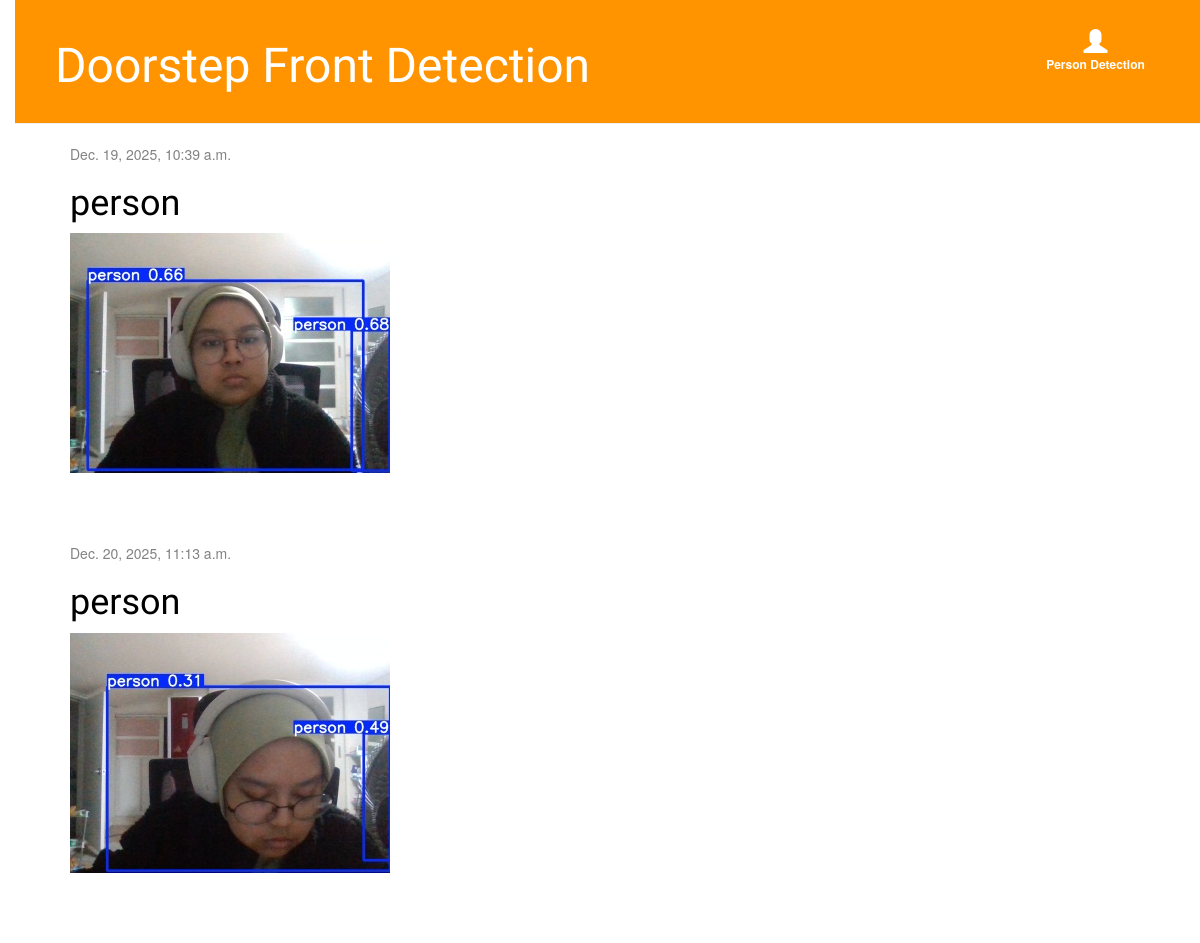
The app's page /?title=person, older data.
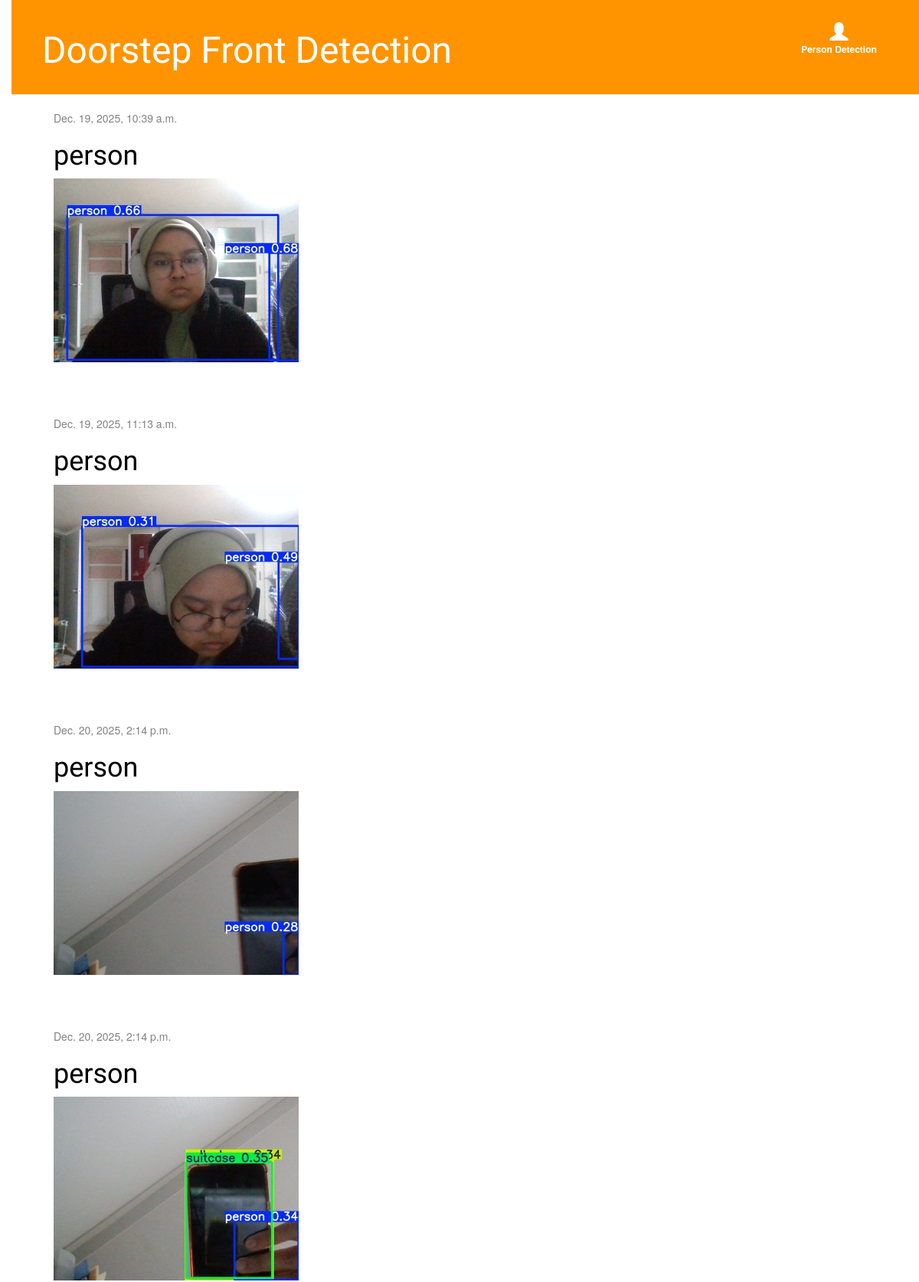
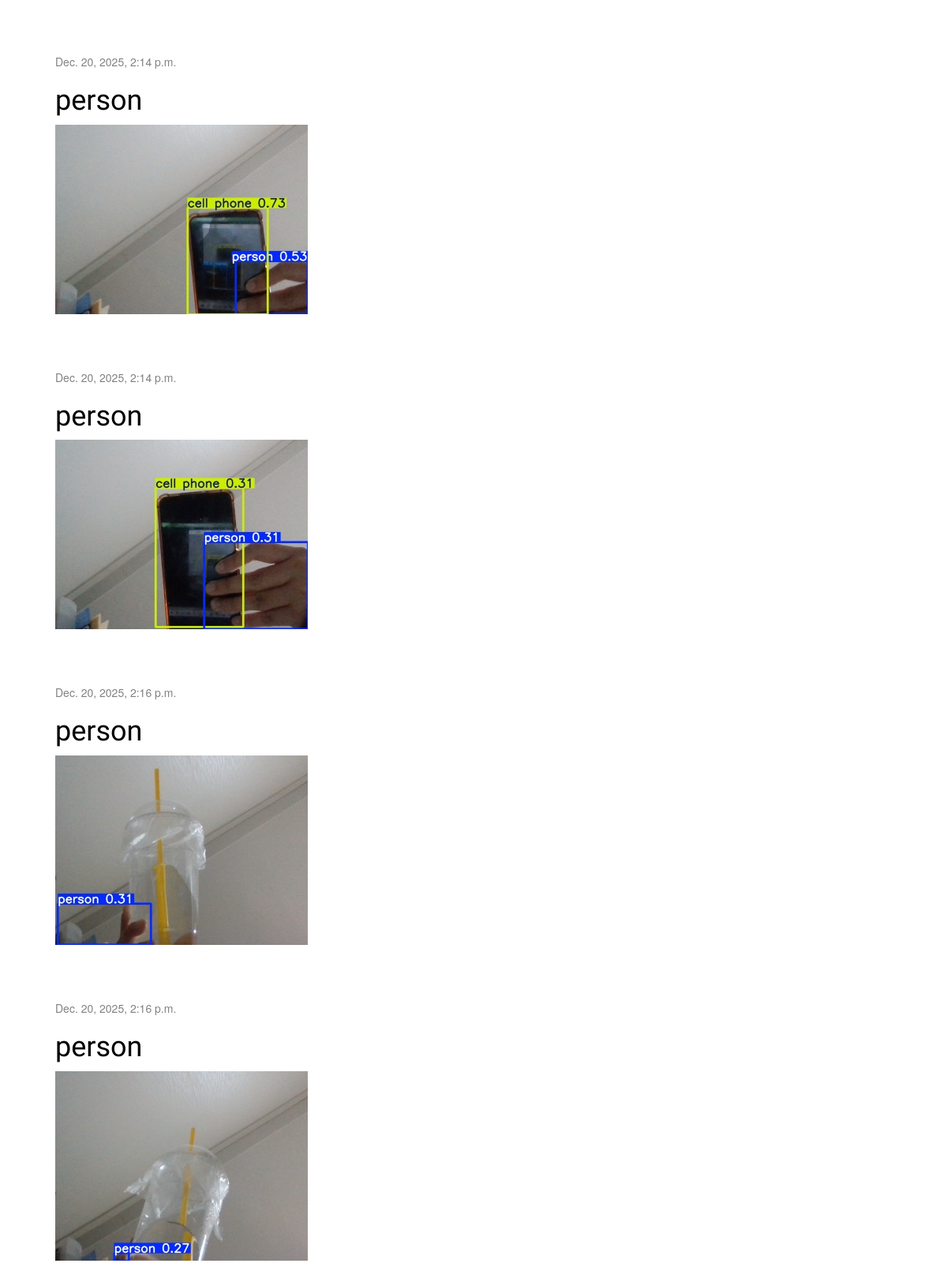
The same page, newer data (2 pictures, top to bottom).
### blog/models.py (models this page shows, shortened)
class Post(models.Model):
    author = models.ForeignKey(
    settings.AUTH_USER_MODEL,
    on_delete=models.CASCADE,
    null=True,
    blank=True
)
    title= models.CharField(max_length=200)
    text = models.TextField()
    created_date= models.DateTimeField(default=timezone.now)
    published_date= models.DateTimeField(blank=True, null=True)
    image = models.ImageField(upload_to='blog_image/%Y/%m/%d/', default='blog_image/default_error.png')

### blog/views.py (the view)
# urls.py: path('', views.post_list, name='post_list'),
def post_list(request):
    title_filter=request.GET.get('title')
    if title_filter:
        posts = Post.objects.filter(title=title_filter) # for django website filter
    else:
        posts = Post.objects.filter(published_date__lte=timezone.now()).order_by('published_date')
    return render(request, 'blog/post_list.html', {'posts': posts})

### blog/templates/blog/post_list.html
{% extends 'blog/base.html' %}
{% block content %}
  {% for post in posts %}
    <div class="post">
      <div class="date">
        {{ post.published_date }}
      </div>
      <h1>
        <a href="{% url 'post_detail' pk=post.pk %}">{{ post.title }}</a>
      </h1>
      {% if post.image %}
        <div class="post-image">
          <img src="{{ post.image.url }}" alt="{{ post.title }}" style="max-width:400px; height:auto;">
        </div>
      {% endif %}
    </div>
  {% endfor %}
{% endblock %}

### blog/templates/blog/base.html (shortened to what this page needs)
{% load static %}
 <!DOCTYPE html>
 <html>
 <body>
 <head>
 <link rel="stylesheet" href="//maxcdn.bootstrapcdn.com/bootstrap/3.2.0/css/bootstrap.min.css">
 <link rel="stylesheet" href="//maxcdn.bootstrapcdn.com/bootstrap/3.2.0/css/bootstrap-theme.min.css">
 <link rel="stylesheet" href="{% static 'css/blog.css' %}">
 </head>
 <div class="page-header">
      <a href="{% url 'post_list' %}?title=person" class="top-menu">
         <span class="glyphicon glyphicon-user"></span>
         <span class="label">Person Detection</span>
      </a>
 <h1><a href="/">Doorstep Front Detection</a></h1>
 </div>
 <div class="content container">
 <div class="row">
 <div class="col-md-8">
    {% block content %}
    {% endblock %}
 </div>
 </div>
 </div>
 </body>
 </html>

### blog/static/css/blog.css (style rules this page uses)
h1 a { color: #FCA205; font-family: "Lobster"; }
body { padding-left: 15px; }
.page-header { background-color: #ff9400; margin-top: 0; padding: 20px 20px 20px 40px; }
.page-header h1, .page-header h1 a, .page-header h1 a:visited, .page-header h1 a:active { color: #ffffff; font-size: 36pt; text-decoration: none; }
.content { margin-left: 40px; }
h1, h2, h3, h4 { font-family: 'Lobster', cursive; }
.date { color: #828282; }
.top-menu, .top-menu:hover, .top-menu:visited { color: #ffffff; float: right; font-size: 26pt; margin-right: 20px; }
.post { margin-bottom: 70px; }
.post h1 a, .post h1 a:visited { color: #000000; }
.top-menu { display: flex; flex-direction: column; align-items: center; text-decoration: none; padding: 8px; }
.top-menu .glyphicon { font-size: 24px; margin-bottom: 4px; }
.top-menu .label { font-size: 12px; }

Row changes from the older to the newer data that the page shows:
changed Post: published_date "Dec. 20, 2025, 11:13 a.m." → "Dec. 19, 2025, 11:13 a.m."
added Post: published_date "Dec. 20, 2025, 2:14 p.m.", title "person", image (picture)
added Post: published_date "Dec. 20, 2025, 2:14 p.m.", title "person", image (picture)
added Post: published_date "Dec. 20, 2025, 2:14 p.m.", title "person", image (picture)
added Post: published_date "Dec. 20, 2025, 2:14 p.m.", title "person", image (picture)
added Post: published_date "Dec. 20, 2025, 2:16 p.m.", title "person", image (picture)
added Post: published_date "Dec. 20, 2025, 2:16 p.m.", title "person", image (picture)
